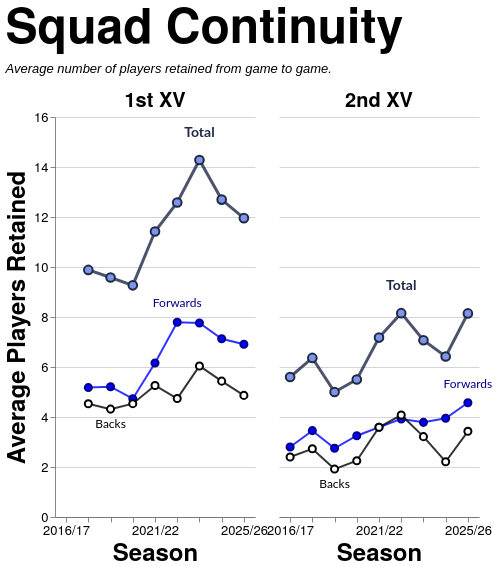

Specify this chart in Vega-Lite:
### Vega-Lite specification from a JSON file in a GitHub repository (floating-point values rounded to 4 significant figures)
{"config": {"axis": {"labelFont": "PT Sans Narrow, Helvetica Neue, Helvetica, Arial, sans-serif", "titleFont": "PT Sans Narrow, Helvetica Neue, Helvetica, Arial, sans-serif", "labelFontSize": 13, "titleFontSize": 24, "gridColor": "#202947", "gridOpacity": 0.2, "zindex": 1}, "text": {"font": "Lato, sans-serif"}, "bar": {"cornerRadiusEnd": 5}, "header": {"labelFont": "PT Sans Narrow, Helvetica Neue, Helvetica, Arial, sans-serif", "titleFont": "PT Sans Narrow, Helvetica Neue, Helvetica, Arial, sans-serif", "labelFontSize": 24, "titleFontSize": 28, "labelFontWeight": "bold", "orient": "left"}, "legend": {"labelFont": "PT Sans Narrow, Helvetica Neue, Helvetica, Arial, sans-serif", "titleFont": "PT Sans Narrow, Helvetica Neue, Helvetica, Arial, sans-serif", "labelFontSize": 14, "titleFontSize": 16, "titlePadding": 5, "fillColor": "white", "strokeColor": "black", "padding": 10, "titleFontWeight": "lighter", "titleFontStyle": "italic", "titleColor": "gray", "offset": 10}, "title": {"font": "PT Sans Narrow, Helvetica Neue, Helvetica, Arial, sans-serif", "fontSize": 48, "fontWeight": "bold", "anchor": "start", "align": "center", "titlePadding": 20, "subtitlePadding": 10, "subtitleFontSize": 13, "subtitleColor": "", "subtitleFontStyle": "italic", "offset": 15, "color": "black"}, "axisX": {"labelAngle": 0}, "facet": {"title": null, "header": null, "align": {"row": "each", "column": "each"}, "spacing": 10}, "resolve": {"scale": {"y": "independent", "facet": "independent"}}, "background": "transparent", "scale": {"offsetBandPaddingOuter": 0.2, "offsetBandPaddingInner": 0.1}, "view": {"stroke": null, "background": "transparent"}}, "data": {"name": "data-0881fa4eac605b2203019865a3ca141a"}, "facet": {"column": {"field": "squad", "header": {"labelExpr": "datum.value + ' XV'", "labelFontSize": 20, "labelPadding": 6}, "sort": ["1st", "2nd"], "title": null, "type": "nominal"}}, "spec": {"layer": [{"mark": {"type": "line", "color": "#202946", "opacity": 0.8, "point": {"filled": true, "color": "#7d96e8", "stroke": "#202946", "size": 75, "strokeWidth": 2}, "strokeWidth": 3}, "encoding": {"detail": [{"field": "unit", "type": "nominal"}], "tooltip": [{"field": "season", "title": "Season", "type": "ordinal"}, {"field": "squad", "title": "Squad", "type": "nominal"}, {"field": "unit", "title": "Unit", "type": "nominal"}, {"field": "retained", "format": ".1f", "title": "Avg Retained", "type": "quantitative"}], "x": {"axis": {"labelAngle": 0, "labelOverlap": "parity"}, "field": "season", "sort": "ascending", "title": "Season", "type": "ordinal"}, "y": {"axis": {"tickMinStep": 1}, "field": "retained", "scale": {"zero": true}, "title": "Average Players Retained", "type": "quantitative"}}, "transform": [{"filter": "(datum.unit === 'Total')"}]}, {"mark": {"type": "line", "color": "blue", "opacity": 0.8, "point": {"filled": true, "color": "blue", "stroke": "darkblue", "size": 50, "strokeWidth": 2}, "strokeWidth": 2}, "encoding": {"detail": [{"field": "unit", "type": "nominal"}], "tooltip": [{"field": "season", "title": "Season", "type": "ordinal"}, {"field": "squad", "title": "Squad", "type": "nominal"}, {"field": "unit", "title": "Unit", "type": "nominal"}, {"field": "retained", "format": ".1f", "title": "Avg Retained", "type": "quantitative"}], "x": {"axis": {"labelAngle": 0, "labelOverlap": "parity"}, "field": "season", "sort": "ascending", "title": "Season", "type": "ordinal"}, "y": {"axis": {"tickMinStep": 1}, "field": "retained", "scale": {"zero": true}, "title": "Average Players Retained", "type": "quantitative"}}, "transform": [{"filter": "(datum.unit === 'Forwards')"}]}, {"mark": {"type": "line", "color": "black", "opacity": 0.8, "point": {"filled": true, "color": "white", "stroke": "black", "size": 50, "strokeWidth": 2}, "strokeWidth": 2}, "encoding": {"detail": [{"field": "unit", "type": "nominal"}], "tooltip": [{"field": "season", "title": "Season", "type": "ordinal"}, {"field": "squad", "title": "Squad", "type": "nominal"}, {"field": "unit", "title": "Unit", "type": "nominal"}, {"field": "retained", "format": ".1f", "title": "Avg Retained", "type": "quantitative"}], "x": {"axis": {"labelAngle": 0, "labelOverlap": "parity"}, "field": "season", "sort": "ascending", "title": "Season", "type": "ordinal"}, "y": {"axis": {"tickMinStep": 1}, "field": "retained", "scale": {"zero": true}, "title": "Average Players Retained", "type": "quantitative"}}, "transform": [{"filter": "(datum.unit === 'Backs')"}]}, {"mark": {"type": "text", "align": "center", "baseline": "bottom", "color": "#202946", "dx": 0, "dy": -20, "fontSize": 14, "fontWeight": "bold"}, "encoding": {"detail": [{"field": "unit", "type": "nominal"}], "text": {"value": "Total"}, "tooltip": [{"field": "season", "title": "Season", "type": "ordinal"}, {"field": "squad", "title": "Squad", "type": "nominal"}, {"field": "unit", "title": "Unit", "type": "nominal"}, {"field": "retained", "format": ".1f", "title": "Avg Retained", "type": "quantitative"}], "x": {"field": "season", "type": "ordinal"}, "y": {"field": "retained", "type": "quantitative"}}, "transform": [{"filter": "(datum.unit === 'Total')"}, {"calculate": "toNumber(split(datum.season, '/')[0])", "as": "season_order"}, {"joinaggregate": [{"op": "max", "field": "retained", "as": "max_value"}, {"op": "min", "field": "retained", "as": "min_value"}], "groupby": ["squad"]}, {"filter": "datum.retained > 0"}, {"filter": "datum.retained == datum.max_value"}, {"window": [{"op": "row_number", "field": "", "as": "rank"}], "groupby": ["squad"], "sort": [{"field": "season_order", "order": "descending"}]}, {"filter": "datum.rank == 1"}]}, {"mark": {"type": "text", "align": "center", "baseline": "bottom", "color": "darkblue", "dx": 0, "dy": -12, "fontSize": 12, "fontWeight": "normal"}, "encoding": {"detail": [{"field": "unit", "type": "nominal"}], "text": {"value": "Forwards"}, "tooltip": [{"field": "season", "title": "Season", "type": "ordinal"}, {"field": "squad", "title": "Squad", "type": "nominal"}, {"field": "unit", "title": "Unit", "type": "nominal"}, {"field": "retained", "format": ".1f", "title": "Avg Retained", "type": "quantitative"}], "x": {"field": "season", "type": "ordinal"}, "y": {"field": "retained", "type": "quantitative"}}, "transform": [{"filter": "(datum.unit === 'Forwards')"}, {"calculate": "toNumber(split(datum.season, '/')[0])", "as": "season_order"}, {"joinaggregate": [{"op": "max", "field": "retained", "as": "max_value"}, {"op": "min", "field": "retained", "as": "min_value"}], "groupby": ["squad"]}, {"filter": "datum.retained > 0"}, {"filter": "datum.retained == datum.max_value"}, {"window": [{"op": "row_number", "field": "", "as": "rank"}], "groupby": ["squad"], "sort": [{"field": "season_order", "order": "descending"}]}, {"filter": "datum.rank == 1"}]}, {"mark": {"type": "text", "align": "center", "baseline": "top", "color": "black", "dx": 0, "dy": 10, "fontSize": 12, "fontWeight": "normal"}, "encoding": {"detail": [{"field": "unit", "type": "nominal"}], "text": {"value": "Backs"}, "tooltip": [{"field": "season", "title": "Season", "type": "ordinal"}, {"field": "squad", "title": "Squad", "type": "nominal"}, {"field": "unit", "title": "Unit", "type": "nominal"}, {"field": "retained", "format": ".1f", "title": "Avg Retained", "type": "quantitative"}], "x": {"field": "season", "type": "ordinal"}, "y": {"field": "retained", "type": "quantitative"}}, "transform": [{"filter": "(datum.unit === 'Backs')"}, {"calculate": "toNumber(split(datum.season, '/')[0])", "as": "season_order"}, {"joinaggregate": [{"op": "max", "field": "retained", "as": "max_value"}, {"op": "min", "field": "retained", "as": "min_value"}], "groupby": ["squad"]}, {"filter": "datum.retained > 0"}, {"filter": "datum.retained == datum.min_value"}, {"window": [{"op": "row_number", "field": "", "as": "rank"}], "groupby": ["squad"], "sort": [{"field": "season_order", "order": "descending"}]}, {"filter": "datum.rank == 1"}]}, {"mark": {"type": "point", "color": "#7d96e8", "filled": true, "size": 250, "stroke": "#202946", "strokeWidth": 3}, "encoding": {"detail": [{"field": "unit", "type": "nominal"}], "tooltip": [{"field": "season", "title": "Season", "type": "ordinal"}, {"field": "squad", "title": "Squad", "type": "nominal"}, {"field": "unit", "title": "Unit", "type": "nominal"}, {"field": "retained", "format": ".1f", "title": "Avg Retained", "type": "quantitative"}], "x": {"axis": {"labelAngle": 0, "labelOverlap": "parity"}, "field": "season", "sort": "ascending", "title": "Season", "type": "ordinal"}, "y": {"axis": {"tickMinStep": 1}, "field": "retained", "scale": {"zero": true}, "title": "Average Players Retained", "type": "quantitative"}}, "transform": [{"filter": "datum.unit === 'Total' && datum.isSelected"}]}, {"mark": {"type": "point", "color": "blue", "filled": true, "size": 180, "stroke": "darkblue", "strokeWidth": 3}, "encoding": {"detail": [{"field": "unit", "type": "nominal"}], "tooltip": [{"field": "season", "title": "Season", "type": "ordinal"}, {"field": "squad", "title": "Squad", "type": "nominal"}, {"field": "unit", "title": "Unit", "type": "nominal"}, {"field": "retained", "format": ".1f", "title": "Avg Retained", "type": "quantitative"}], "x": {"axis": {"labelAngle": 0, "labelOverlap": "parity"}, "field": "season", "sort": "ascending", "title": "Season", "type": "ordinal"}, "y": {"axis": {"tickMinStep": 1}, "field": "retained", "scale": {"zero": true}, "title": "Average Players Retained", "type": "quantitative"}}, "transform": [{"filter": "datum.unit === 'Forwards' && datum.isSelected"}]}, {"mark": {"type": "point", "color": "white", "filled": true, "size": 180, "stroke": "black", "strokeWidth": 3}, "encoding": {"detail": [{"field": "unit", "type": "nominal"}], "tooltip": [{"field": "season", "title": "Season", "type": "ordinal"}, {"field": "squad", "title": "Squad", "type": "nominal"}, {"field": "unit", "title": "Unit", "type": "nominal"}, {"field": "retained", "format": ".1f", "title": "Avg Retained", "type": "quantitative"}], "x": {"axis": {"labelAngle": 0, "labelOverlap": "parity"}, "field": "season", "sort": "ascending", "title": "Season", "type": "ordinal"}, "y": {"axis": {"tickMinStep": 1}, "field": "retained", "scale": {"zero": true}, "title": "Average Players Retained", "type": "quantitative"}}, "transform": [{"filter": "datum.unit === 'Backs' && datum.isSelected"}]}], "height": 400, "width": 200}, "spacing": 10, "title": {"text": "Squad Continuity", "subtitle": ["Average number of players retained from game to game."]}, "$schema": "https://vega.github.io/schema/vega-lite/v5.20.1.json", "datasets": {"data-0881fa4eac605b2203019865a3ca141a": [{"season": "2017/18", "squad": "1st", "unit": "Total", "retained": 9.882}, {"season": "2017/18", "squad": "1st", "unit": "Forwards", "retained": 5.176}, {"season": "2017/18", "squad": "1st", "unit": "Backs", "retained": 4.529}, {"season": "2018/19", "squad": "1st", "unit": "Total", "retained": 9.579}, {"season": "2018/19", "squad": "1st", "unit": "Forwards", "retained": 5.211}, {"season": "2018/19", "squad": "1st", "unit": "Backs", "retained": 4.316}, {"season": "2019/20", "squad": "1st", "unit": "Total", "retained": 9.267}, {"season": "2019/20", "squad": "1st", "unit": "Forwards", "retained": 4.733}, {"season": "2019/20", "squad": "1st", "unit": "Backs", "retained": 4.533}, {"season": "2021/22", "squad": "1st", "unit": "Total", "retained": 11.42}, {"season": "2021/22", "squad": "1st", "unit": "Forwards", "retained": 6.158}, {"season": "2021/22", "squad": "1st", "unit": "Backs", "retained": 5.263}, {"season": "2022/23", "squad": "1st", "unit": "Total", "retained": 12.58}, {"season": "2022/23", "squad": "1st", "unit": "Forwards", "retained": 7.789}, {"season": "2022/23", "squad": "1st", "unit": "Backs", "retained": 4.737}, {"season": "2023/24", "squad": "1st", "unit": "Total", "retained": 14.28}, {"season": "2023/24", "squad": "1st", "unit": "Forwards", "retained": 7.76}, {"season": "2023/24", "squad": "1st", "unit": "Backs", "retained": 6.04}, {"season": "2024/25", "squad": "1st", "unit": "Total", "retained": 12.7}, {"season": "2024/25", "squad": "1st", "unit": "Forwards", "retained": 7.13}, {"season": "2024/25", "squad": "1st", "unit": "Backs", "retained": 5.435}, {"season": "2025/26", "squad": "1st", "unit": "Total", "retained": 11.95}, {"season": "2025/26", "squad": "1st", "unit": "Forwards", "retained": 6.909}, {"season": "2025/26", "squad": "1st", "unit": "Backs", "retained": 4.864}, {"season": "2016/17", "squad": "2nd", "unit": "Total", "retained": 5.6}, {"season": "2016/17", "squad": "2nd", "unit": "Forwards", "retained": 2.8}, {"season": "2016/17", "squad": "2nd", "unit": "Backs", "retained": 2.4}, {"season": "2017/18", "squad": "2nd", "unit": "Total", "retained": 6.364}, {"season": "2017/18", "squad": "2nd", "unit": "Forwards", "retained": 3.455}, {"season": "2017/18", "squad": "2nd", "unit": "Backs", "retained": 2.727}, {"season": "2018/19", "squad": "2nd", "unit": "Total", "retained": 5.0}, {"season": "2018/19", "squad": "2nd", "unit": "Forwards", "retained": 2.75}, {"season": "2018/19", "squad": "2nd", "unit": "Backs", "retained": 1.917}, {"season": "2019/20", "squad": "2nd", "unit": "Total", "retained": 5.5}, {"season": "2019/20", "squad": "2nd", "unit": "Forwards", "retained": 3.25}, {"season": "2019/20", "squad": "2nd", "unit": "Backs", "retained": 2.25}, {"season": "2021/22", "squad": "2nd", "unit": "Total", "retained": 7.176}, {"season": "2021/22", "squad": "2nd", "unit": "Forwards", "retained": 3.588}, {"season": "2021/22", "squad": "2nd", "unit": "Backs", "retained": 3.588}, {"season": "2022/23", "squad": "2nd", "unit": "Total", "retained": 8.154}, {"season": "2022/23", "squad": "2nd", "unit": "Forwards", "retained": 3.923}, {"season": "2022/23", "squad": "2nd", "unit": "Backs", "retained": 4.077}, {"season": "2023/24", "squad": "2nd", "unit": "Total", "retained": 7.071}, {"season": "2023/24", "squad": "2nd", "unit": "Forwards", "retained": 3.786}, {"season": "2023/24", "squad": "2nd", "unit": "Backs", "retained": 3.214}, {"season": "2024/25", "squad": "2nd", "unit": "Total", "retained": 6.421}, {"season": "2024/25", "squad": "2nd", "unit": "Forwards", "retained": 3.947}, {"season": "2024/25", "squad": "2nd", "unit": "Backs", "retained": 2.211}, {"season": "2025/26", "squad": "2nd", "unit": "Total", "retained": 8.143}, {"season": "2025/26", "squad": "2nd", "unit": "Forwards", "retained": 4.571}, {"season": "2025/26", "squad": "2nd", "unit": "Backs", "retained": 3.429}]}}
